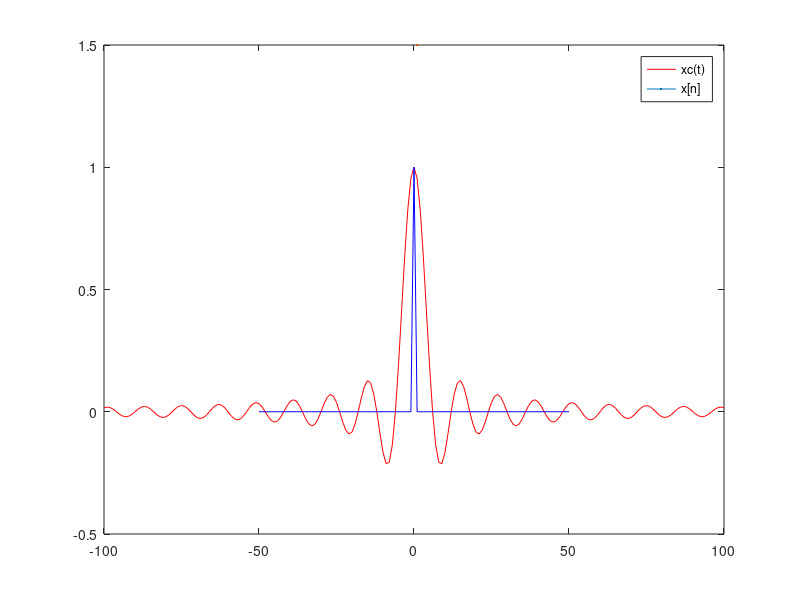

MATLAB code for this plot:
t = -100:1:100;
x1c = sinc(t./6);
plot(t,x1c,'r',LineWidth=1.5);
hold on
n = -50:1:50;
T1=6;
X1= sinc((n.*T1)./6);
plot(n,X1,'b',LineWidth=1.5);
%ylim([-0.01,0.01]);
hold off
legend('xc(t)', 'x[n]');
